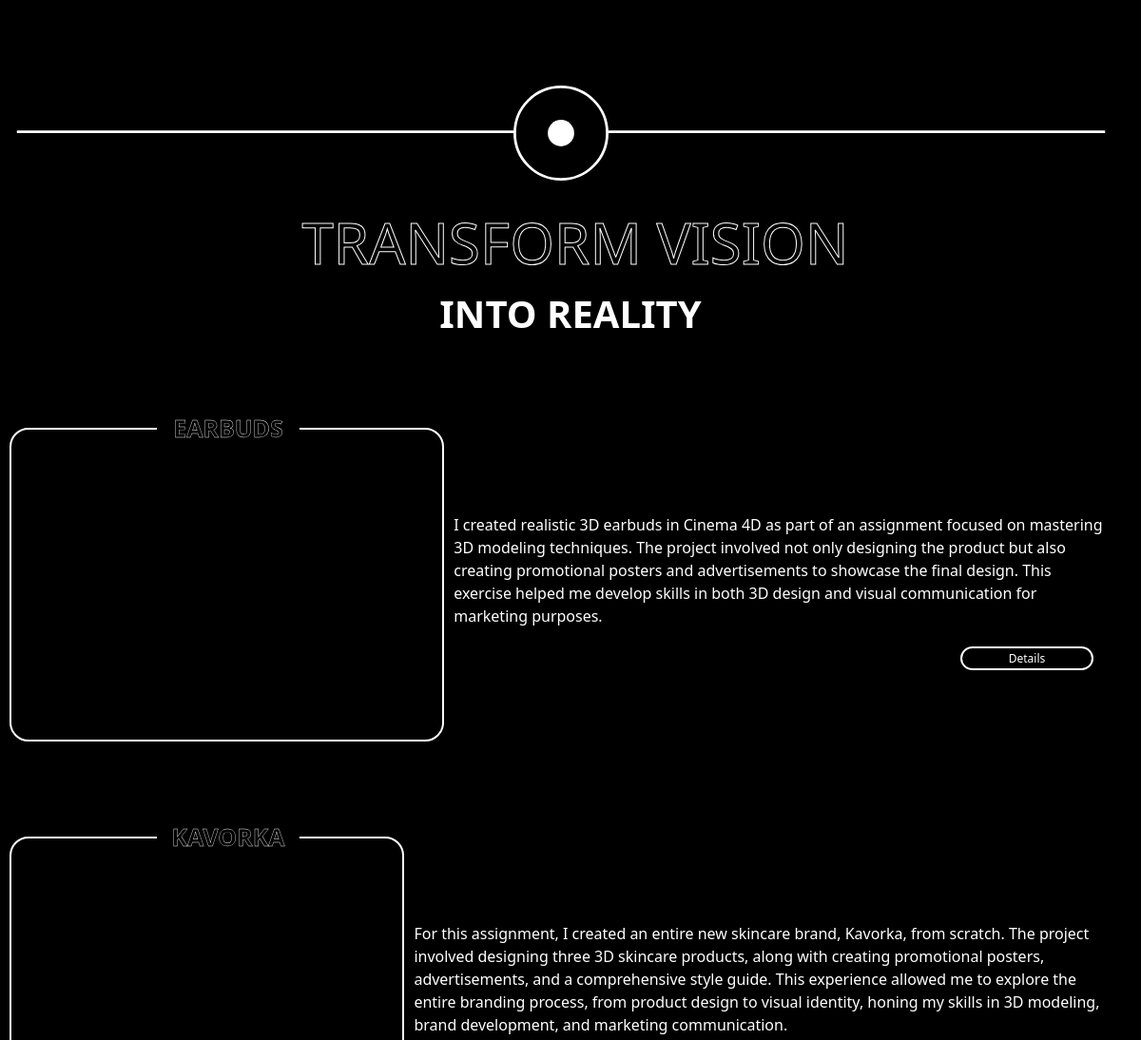
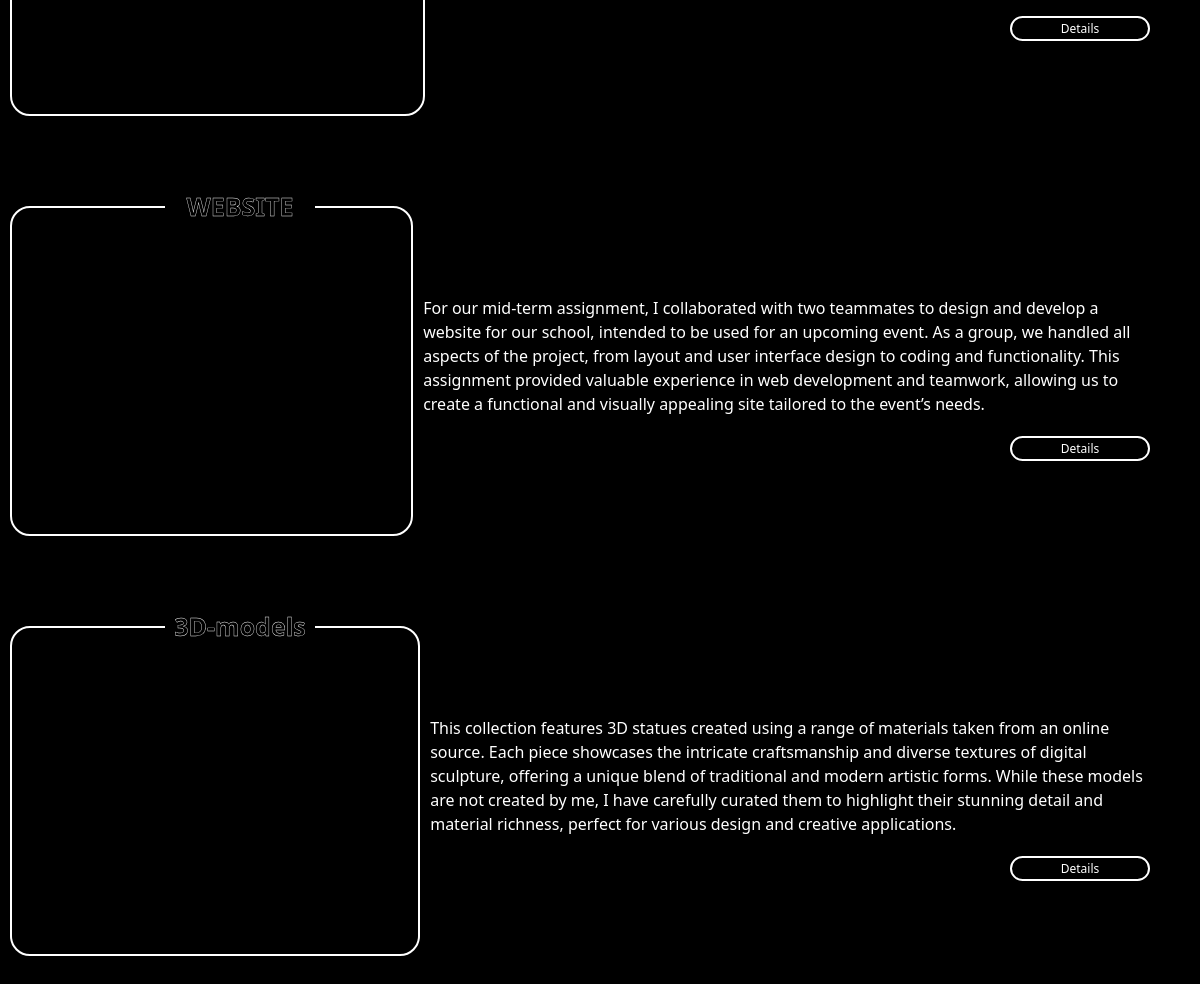
The page / on the database its author committed (2 pictures, top to bottom).
### tables this page shows
CREATE TABLE projects (
  id int UNSIGNED NOT NULL,
  description varchar(10000) NOT NULL,
  title varchar(20) NOT NULL,
  image varchar(300) NOT NULL
);

### index.php (the view, shortened to what this page needs)
<html>
<?php
require_once('includes/connect.php');
$query ='SELECT projects.id,description,title FROM projects';
$results = mysqli_query($connect,$query);
?>
<head>
<script src="https://cdn.tailwindcss.com"></script>
</head>
<body>
<section id="projects-page">
    <div id="projects-header" class="grid-con">
        <img src="images/divider.svg" alt="divider-img">
        <div>
          <h1 class="col-span-full">TRANSFORM VISION</h1>
          <p class="col-span-full">INTO REALITY</p>
        </div>
<?php
while($row = mysqli_fetch_array($results)){
    echo'<div id="project-1"
         class="grid-con">
          <div class="project-1-img col-span-full m-col-start-1 m-col-end-5">
            <div class="project-1-title">'
            .$row['title'].
            '</div></div><div class="project-1-text col-span-full m-col-start-6 m-col-end-13">
          <p>'
          .$row['description'].
          '</p>
          <button href="details.php?id= '.$row['id'].'">Details</button>
          </div>
        </div>
    </section>';
}
?>
</body>
</html>

### index.php (style rules this page uses)
body { background-color: black; padding-bottom: 320px; }
#projects-page { width: 100vw; padding-top: 0px; }
#projects-header { display: flex; flex-direction: column; }
#projects-header img { margin-left: -10px; }
#projects-header h1 { font-size: 30px; margin-top: 20px; margin-left: 10px; -webkit-text-stroke: 1px #ffffff; -webkit-text-fill-color: transparent; justify-content: center; display: flex; }
#projects-header p { font-size: 20px; color: white; font-weight: bold; justify-content: center; display: flex; }
#project-1 p { font-size: 14px; font-weight: normal; margin-left: 10px; margin-right: 10px; margin-top: 20px; color: white; }
.project-1-img { height:254px; width: 400px; margin-left: 10px; margin-top: 80px; border: 2px solid white; border-radius: 20px; object-fit: cover; overflow: hidden; }
.project-1-title { position: absolute; background-color: rgb(0, 0, 0); width: 150px; height: 30px; border-radius: 10px; margin-left: 120px; margin-top: -20px; color: white; font-size: 25px; text-align: center; font-weight: bold; -webkit-text-stroke: 0.4px #ffffff; -webkit-text-fill-color: transparent; }
.project-1-text button { background-color: transparent; color: white; border: 2px solid white; font-size: 12px; border-radius: 20px; cursor: pointer; width: 140px; height: 25px; margin-left: 270px; margin-top: 20px; }
@media screen and (min-width: 768px) { #projects-header h1 { font-size: 50px; margin-top: 20px; } }
@media screen and (min-width: 768px) { #projects-header p { font-size: 30px; } }
@media screen and (min-width: 768px) { #projects-header img { margin-top: -190px; } }
@media screen and (min-width: 768px) { #project-1 { display: flex; align-items: center; margin-top: 10px; margin-bottom: 10px; width: 100vw; } }
@media screen and (min-width: 768px) { #project-1 p { font-size: 14px; font-weight: normal; margin-right: 40px; margin-top: 50px; } }
@media screen and (min-width: 768px) { .project-1-img { width: 1730px; height: 230px; } }
@media screen and (min-width: 768px) { .project-1-title { left: -5px; } }
@media screen and (min-width: 768px) { .project-1-text button { position: absolute; right: 50px; } }
@media screen and (min-width: 1200px) { #projects-header img { height: 100px; margin-left: -10px; margin-top: 90px; } }
@media screen and (min-width: 1200px) { #projects-header h1 { font-size: 60px; margin-top: 20px; } }
@media screen and (min-width: 1200px) { #projects-header p { font-size: 40px; } }
@media screen and (min-width: 1200px) { #project-1 { display: flex; align-items: center; margin-top: 10px; margin-bottom: 10px; width: 100vw; } }
@media screen and (min-width: 1200px) { #project-1 p { font-size: 16px; font-weight: normal; margin-right: 40px; margin-top: 50px; } }
@media screen and (min-width: 1200px) { .project-1-img { width: 1730px; height: 330px; } }
@media screen and (min-width: 1200px) { .project-1-title { left: 45px; } }
@media screen and (min-width: 1200px) { .project-1-text button { position: absolute; right: 50px; } }

### rows shown on the page
projects: title "EARBUDS", description "I created realistic 3D earbuds in Cinema 4D as part of an assignment focused on mastering 3D modeling techniques. The project involved not only designing the product but also creating promotional posters and advertisements to showcase the final design. This exercise helped me develop skills in both 3D design and visual communication for marketing purposes."
projects: title "KAVORKA", description "For this assignment, I created an entire new skincare brand, Kavorka, from scratch. The project involved designing three 3D skincare products, along with creating promotional posters, advertisements, and a comprehensive style guide. This experience allowed me to explore the entire branding process, from product design to visual identity, honing my skills in 3D modeling, brand development, and marketing communication."
projects: title "WEBSITE", description "For our mid-term assignment, I collaborated with two teammates to design and develop a website for our school, intended to be used for an upcoming event. As a group, we handled all aspects of the project, from layout and user interface design to coding and functionality. This assignment provided valuable experience in web development and teamwork, allowing us to create a functional and visually appealing site tailored to the event’s needs."
projects: title "3D-models", description "This collection features 3D statues created using a range of materials taken from an online source. Each piece showcases the intricate craftsmanship and diverse textures of digital sculpture, offering a unique blend of traditional and modern artistic forms. While these models are not created by me, I have carefully curated them to highlight their stunning detail and material richness, perfect for various design and creative applications."
